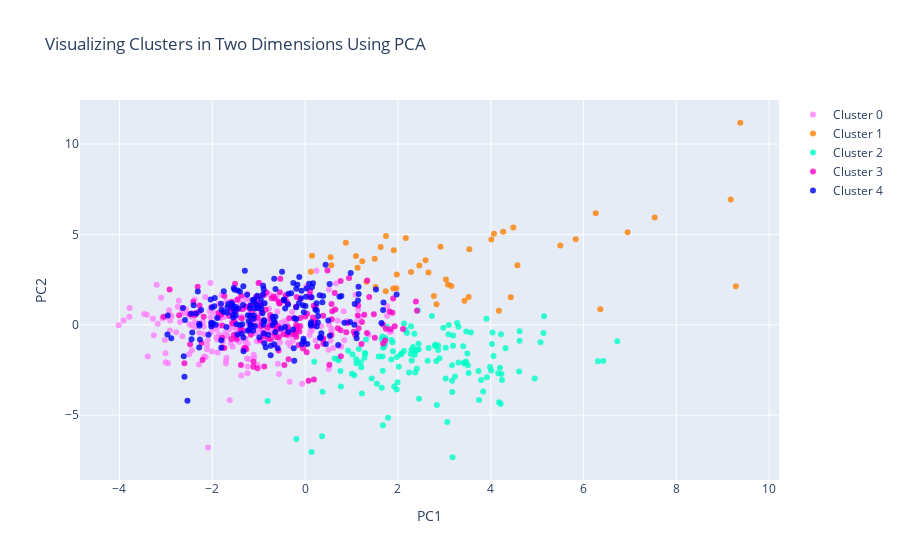

Notebook code cell kept with this figure:
### Code cell
#trace1 is for 'Cluster 0'
trace1 = go.Scatter(
                    x = cluster0["PC1_2d"],
                    y = cluster0["PC2_2d"],
                    mode = "markers",
                    name = "Cluster 0",
                    marker = dict(color = 'rgba(255, 128, 255, 0.8)'),
                    text = None)

#trace2 is for 'Cluster 1'
trace2 = go.Scatter(
                    x = cluster1["PC1_2d"],
                    y = cluster1["PC2_2d"],
                    mode = "markers",
                    name = "Cluster 1",
                    marker = dict(color = 'rgba(255, 128, 2, 0.8)'),
                    text = None)

#trace3 is for 'Cluster 2'
trace3 = go.Scatter(
                    x = cluster2["PC1_2d"],
                    y = cluster2["PC2_2d"],
                    mode = "markers",
                    name = "Cluster 2",
                    marker = dict(color = 'rgba(0, 255, 200, 0.8)'),
                    text = None)

#trace4 is for 'Cluster 3'
trace4 = go.Scatter(
                    x = cluster3["PC1_2d"],
                    y = cluster3["PC2_2d"],
                    mode = "markers",
                    name = "Cluster 3",
                    marker = dict(color = 'rgba(255, 0, 200, 0.8)'),
                    text = None)

#trace5 is for 'Cluster 4'
trace5 = go.Scatter(
                    x = cluster4["PC1_2d"],
                    y = cluster4["PC2_2d"],
                    mode = "markers",
                    name = "Cluster 4",
                    marker = dict(color = 'rgba(0, 0, 255, 0.8)'),
                    text = None)

data = [trace1, trace2, trace3, trace4, trace5]

title = "Visualizing Clusters in Two Dimensions Using PCA"

layout = dict(title = title,
              xaxis= dict(title= 'PC1',ticklen= 5,zeroline= False),
              yaxis= dict(title= 'PC2',ticklen= 5,zeroline= False)
             )

fig = dict(data = data, layout = layout)

iplot(fig)

### Figure 1 — Plotly figure (JSON) as saved in the notebook; plotly's stock layout.template omitted (floating-point values rounded to 4 significant figures; data arrays with more than 128 entries replaced by an {"elided": "..."} marker saying what was removed)
{"data": [{"marker": {"color": "rgba(255, 128, 255, 0.8)"}, "mode": "markers", "name": "Cluster 0", "type": "scatter", "x": {"elided": "217 float values"}, "y": {"elided": "217 float values"}}, {"marker": {"color": "rgba(255, 128, 2, 0.8)"}, "mode": "markers", "name": "Cluster 1", "type": "scatter", "x": [2.774, 2.168, 3.151, 2.919, 1.499, 1.911, 0.1219, 2.659, 1.322, 1.976, 1.231, 1.132, 2.831, 1.737, 4.068, 7.533, 5.831, 4.431, 4.487, 9.171, 5.498, 4.012, 6.262, 6.948, 4.267, 4.573, 9.377, 1.094, 1.742, 0.5499, 2.595, 4.175, 0.1471, 3.077, 1.899, 2.282, 1.963, 3.035, 3.538, 0.5642, 1.519, 1.626, 2.461, 3.523, 9.281, 3.434, 0.877, 6.36], "y": [1.599, 4.805, 2.148, 4.32, 3.655, 4.124, 2.935, 2.899, 2.385, 2.786, 3.515, 3.157, 1.138, 1.861, 5.039, 5.942, 4.73, 1.529, 5.379, 6.931, 4.383, 4.723, 6.167, 5.125, 5.153, 3.292, 11.18, 3.811, 4.92, 3.742, 3.573, 0.7835, 3.818, 2.237, 2.014, 2.917, 2.023, 2.502, 4.182, 3.29, 2.088, 4.31, 3.276, 1.546, 2.132, 1.33, 4.538, 0.8664]}, {"marker": {"color": "rgba(0, 255, 200, 0.8)"}, "mode": "markers", "name": "Cluster 2", "type": "scatter", "x": {"elided": "135 float values"}, "y": {"elided": "135 float values"}}, {"marker": {"color": "rgba(255, 0, 200, 0.8)"}, "mode": "markers", "name": "Cluster 3", "type": "scatter", "x": {"elided": "185 float values"}, "y": {"elided": "185 float values"}}, {"marker": {"color": "rgba(0, 0, 255, 0.8)"}, "mode": "markers", "name": "Cluster 4", "type": "scatter", "x": {"elided": "188 float values"}, "y": {"elided": "188 float values"}}], "layout": {"title": {"text": "Visualizing Clusters in Two Dimensions Using PCA"}, "xaxis": {"ticklen": 5, "title": {"text": "PC1"}, "zeroline": false}, "yaxis": {"ticklen": 5, "title": {"text": "PC2"}, "zeroline": false}}}
